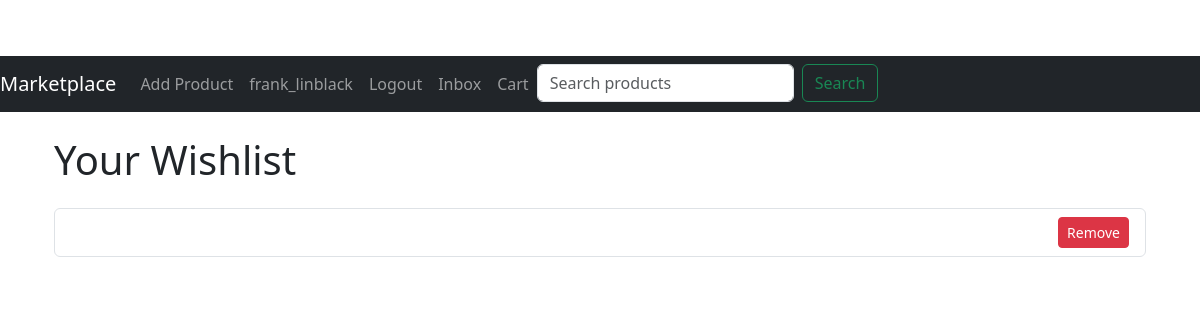
/wishlist (signed in), run on an earlier commit of the app's database.
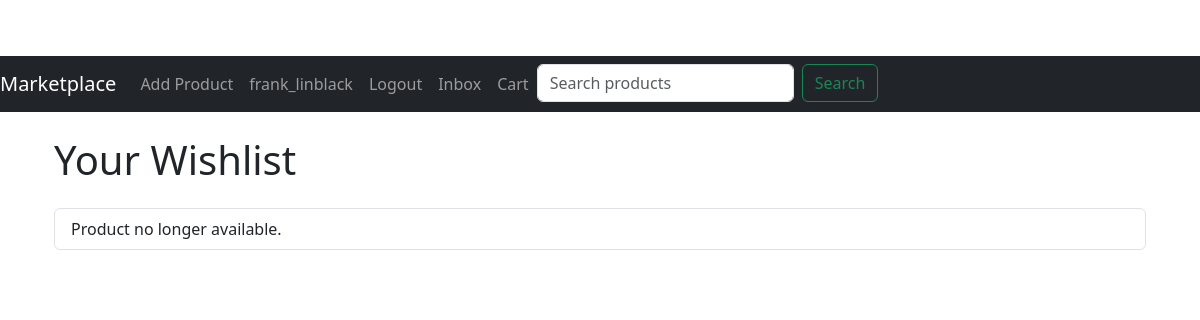
And on a later commit of the database.
### app/models.py (models this page shows)
class Wishlist(db.Model):
    id = db.Column(db.Integer, primary_key=True)
    user_id = db.Column(db.Integer, db.ForeignKey('user.id'))
    product_id = db.Column(db.Integer, db.ForeignKey('product.id'))
    product = db.relationship('Product', backref='wishlist_entries')

### app/routes.py (the view)
@bp.route('/wishlist')
@login_required
def wishlist():
    wishlist_items = Wishlist.query.filter_by(user_id=current_user.id).all()
    return render_template('wishlist.html', wishlist_items=wishlist_items)

### app/models.py (called while the page is built)
@login.user_loader
def load_user(id):
    return User.query.get(int(id))

### app/routes.py (called while the page is built)
@bp.before_request
def before_request():
    if current_user.is_authenticated:
        unread_count = Message.query.filter_by(receiver_id=current_user.id, read=False).count()
        current_app.jinja_env.globals['unread_count'] = unread_count

### app/templates/wishlist.html (shortened to what this page needs)
{% extends "base.html" %}
{% block content %}
<div class="container">
    <h1 class="my-4">Your Wishlist</h1>
    {% if wishlist_items %}
    <div class="list-group">
        {% for item in wishlist_items %}
        <div class="list-group-item d-flex justify-content-between align-items-center">
            {% if item.product %}
            <form action="{{ url_for('main.remove_from_wishlist', wishlist_id=item.id) }}" method="post" class="ml-2">
                <button type="submit" class="btn btn-danger btn-sm">Remove</button>
            </form>
            {% else %}
            <span>Product no longer available.</span>
            {% endif %}
        </div>
        {% endfor %}
    </div>
    {% else %}
    <p>Your wishlist is empty.</p>
    {% endif %}
</div>
{% endblock %}

What changed in the data, as far as the page shows it:
changed Wishlist: text "Remove" → "Product no longer available."
